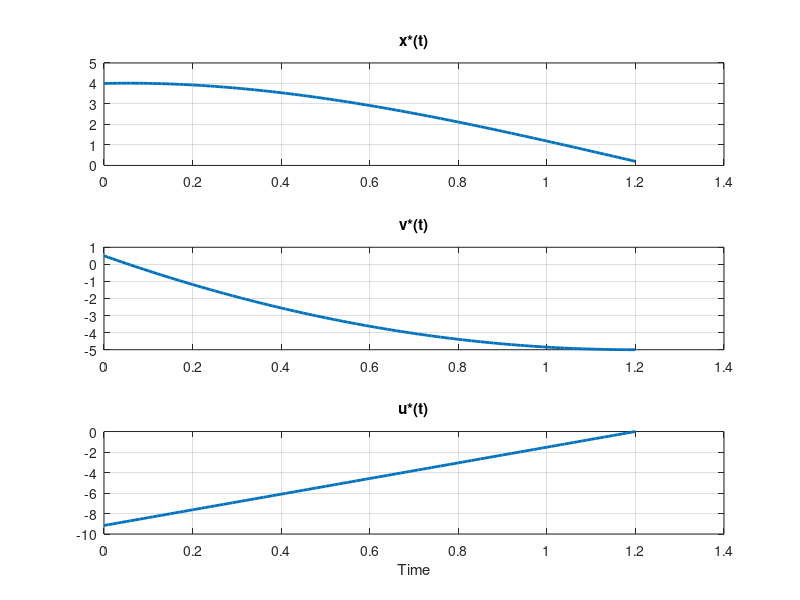

Recreate this plot in MATLAB. (Note: this script raises an error after producing the figure.)
% HW 6 

clear; clc 
set(groot,'defaultAxesXGrid','on')
set(groot,'defaultAxesYGrid','on')
set(groot, 'defaultLineLineWidth', 2)

%% Problem 1.2

% initial states 
x0 = 4; 
v0 = 0.5; 
T = 1.2; 

% ------------------------------------------------------------------------
% Problem 1.2a: intercept problem 

% find sigma x 
x_T = 0.2; 
sig_x_i = ( (v0*T + x0)/x_T - 1 ) * 6/T^3; 
sig_v_i = 0; 

% xstar, vstar, ustar trajectories 
dt = 0.01; 
t_ir = [0 : dt : T]; 
xstar_i = 1/12 * sig_x_i * x_T * t_ir.^3 ... 
    - 1/4 * sig_x_i * x_T * T * t_ir.^2 ... 
    + v0*t_ir + x0 ; 
vstar_i = 1/4 * sig_x_i * x_T * t_ir.^2 ... 
    - 1/2 * sig_x_i * x_T * T * t_ir ... 
    + v0; 
ustar_i = 1/2 * ( sig_x_i * x_T * t_ir ... 
    - sig_x_i * x_T * T ); 

% control effort 
ustar2_i = ustar_i.^2; 
ustar2_i_T = trapz(ustar2_i) * dt; 

ftitle = 'Intercept Problem'; 
figure('name', ftitle) 
    subplot(3,1,1) 
        plot(t_ir, xstar_i); 
        title('x*(t)')
    subplot(3,1,2) 
        plot(t_ir, vstar_i);
        title('v*(t)') 
    subplot(3,1,3) 
        plot(t_ir, ustar_i); 
        title('u*(t)') 
        xlabel('Time') 
    sgtitle(ftitle); 

% ------------------------------------------------------------------------
% Problem 1.2b: rendezvous problem 

% find sigma x, v 
x_T = 0.2; 
v_T = -0.1; 
A = [   1/6*x_T*T^3     1/4*v_T*T^2 ; 
        1/4*x_T*T^2     1/2*v_T*T   ];
b = [   v0*T + x0 - x_T; 
        v0 - v_T]; 
sig_xv = A^-1*b; 
sig_x_r = sig_xv(1); 
sig_v_r = sig_xv(2); 

% xstar, vstar, ustar trajectories 
xstar_r = 1/12 * sig_x_r * x_T * t_ir.^3 ... 
    - 1/4 * sig_x_r * x_T * T * t_ir.^2 ... 
    - 1/4 * sig_v_r * v_T * t_ir.^2 ... 
    + v0*t_ir + x0; 
vstar_r = 1/4 * sig_x_r * x_T * t_ir.^2 ... 
    - 1/2 * sig_x_r * x_T * T * t_ir ... 
    - 1/2 * sig_v_r * v_T * t_ir + v0; 
ustar_r = 1/2 * ( ( sig_x_r * x_T ) * t_ir ... 
    - sig_x_r * x_T * T ... 
    - sig_v_r * v_T ); 

% control effort 
ustar2_r = ustar_r.^2; 
ustar2_r_T = trapz(ustar2_r) * dt; 

ftitle = 'Rendezvous Problem'; 
figure('name', ftitle) 
    subplot(3,1,1) 
        plot(t_ir, xstar_r); 
        title('x*(t)')
    subplot(3,1,2) 
        plot(t_ir, vstar_r);
        title('v*(t)') 
    subplot(3,1,3) 
        plot(t_ir, ustar_r); 
        title('u*(t)') 
        xlabel('Time') 
    sgtitle(ftitle); 

    
%% Problem 1.3: Finite-Horizon LQR approach: intercept 

% dynamics 
A = [0 1; 0 0 ]; 
B = [0 1]'; 

% LQR matrices 
M = [sig_x_i, 0; 0, sig_v_i]; 
Q = zeros(2); 
R = 1;
    
% intercept 
[t_i, u_i, x_i, P_i, H_i] = intRiccati(M, A, B, Q, R, T, x0, v0); 

% rendezvous 
M = [sig_x_r, 0; 0, sig_v_r]; 
[t_r, u_r, x_r, P_r, H_r] = intRiccati(M, A, B, Q, R, T, x0, v0); 

n = 4; p = 2; 
figure()

    subplot(n,p,1) 
        plot(t_ir, ustar_i, t_i, u_i, '--')
        title({'Intercept'; 'u*(t)'}) 
        legend('classical', 'Riccati', 'location', 'best')
    subplot(n,p,3) 
        plot(t_ir, vstar_i, t_i, x_i(:,2), '--') 
        title('v*(t)') 
    subplot(n,p,5) 
        plot(t_ir, xstar_i, t_i, x_i(:,1), '--') 
        title('x*(t)') 
    subplot(n,p,7)
        plot(t_i, H_i)
        title('H*(t)')
        
    subplot(n,p,2) 
        plot(t_ir, ustar_r, t_r, u_r, '--')
        title({'Rendezvous'; 'u*(t)'}) 
        legend('classical', 'Riccati', 'location', 'best')
    subplot(n,p,4) 
        plot(t_ir, vstar_r, t_r, x_r(:,2), '--') 
        title('v*(t)') 
    subplot(n,p,6) 
        plot(t_ir, xstar_r, t_r, x_r(:,1), '--') 
        title('x*(t)') 
    subplot(n,p,8)
        plot(t_r, H_r)
        title('H*(t)')

        %% Homework 2 Question 2
%% Cart Pole Problem
clear all;
close all;

% define initial condition
x0  = [0,0,1,0]';

% define constants 
M   = 2;
m   = 1;
L   = 0.5;
g   = 9.81;

% define A
A   = [0,   1,      0,              0;
       0,   0,      -(m*g)/M,       0;
       0,   0,      0,              1;
       0,   0,      g*(M+m)/(M*L),  0];

% define B
B   = [ 0;
        1/M;   
        0;  
        -1/(M*L)];

C   = [1,   0,      0,      0;
       0,   0,      1,      0];

D   = 0;

%% Part 2.1

%% Prine LQR Gain Matrix 
%  Print out the LQR gain matrix, K∞_LQR , 
%  and the eigenvalues of A ̃ = A − BK∞
%  For Q = diag(1, 1, 5, 5), R = 1

% Define Q and R
Q = diag([1, 1, 5, 5]);
R = 1;

%% Find optimal gain K∞

[K_LQR, S, eVal] = lqr(A,B,Q,R);

Atilde    = (A - B*K_LQR);

disp("Part 1:");
K_LQR
disp("EigenValues of Atilde: " );
eVal


%% Part B

% Define Q and R
Q = diag([1, 1, 10, 10]);
R = 15;


[K_LQR, S, eVal] = lqr(A,B,Q,R);

Atilde    = (A - B*K_LQR);

disp("Part 2:");
K_LQR
disp("EigenValues of Atilde: " );
eVal


% define time interval
t    = 0:0.01:40;
XMat = [];
uMat = [];

% propagate state - since system is LTI, we can find the paticular solution
% such that x(t) = PHI(t,t0)*x0 so use the state transition matrix to
% propage the state forward and also solve for the associated control input
for ii=1:numel(t)
    xk = expm(Atilde*t(ii))*x0;
    uk = -K_LQR * xk;

    XMat = [XMat xk];
    uMat = [uMat uk];
end

ylabels = {'$x$','$\dot{x}$', '$\theta$','$\dot{\theta}$'};

figure(1);

for jj=1:size(XMat,1)
        ax = subplot(2,2,jj);
        plot(t,XMat(jj,:))
        xlabel('Time (s)')
        ylabel(ylabels{jj},'Interpreter','Latex')
        grid on;
end
        
        

%% subfunctions 

function [t, u, x, p, H] = intRiccati(M, A, B, Q, R, T, x0, v0)

    % set ode45 params 
    rel_tol = 1e-14;         % 1e-14 accurate; 1e-6 coarse 
    abs_tol = 1e-14; 
    options = odeset('reltol', rel_tol, 'abstol', abs_tol ); 

    % solve matrix Riccati ODE (backwards) 
    Pf = M; 
    [t, Prow] = ode45(@(t, P) mRiccatiEq(t, P, A, B, Q, R), [T 0], Pf, options); 
    t = flip(t); 
    Prow = flip(Prow); 

    % get H, x, p, u 
    xk = [x0; v0]; 
    for i = 2:length(t)

        xkm1 = xk; 
        P = Prow(i,:); 
        P = reshape(P, size(A)); 

        K = inv(R) * B' * P; 

        Atilde = [0 1; -K(1), -K(2)]; 
        if i == 1
            [~, xk] = ode45(@(t, x) Atilde*x, [t(i) t(i+1)], xkm1); 
        else
            [~, xk] = ode45(@(t, x) Atilde*x, [t(i-1) t(i)], xkm1); 
        end 
        xk = xk(end,:)'; 

        pk = -2*P*xk; 
        uk = - K * xk; 
        H(i,:) = pk' * [A*xk + B*uk] - xk'*Q*xk - uk'*R*uk;

        x(i,:) = xk; 
        p(i,:) = pk; 
        u(i,:) = uk; 

    end 

end 

function dPdt = mRiccatiEq(t, P, A, B, Q, R)

P    = reshape(P, size(A)); 
dPdt = - ( P*A + A'*P + Q - P*B*inv(R)*B'*P ); 
dPdt = dPdt(:); 

end 

function dPdt = mRiccati(t, P, A, B, Q)
P = reshape(P, size(A)); %Convert from "n^2"-by-1 to "n"-by-"n"
dPdt = A.'*P + P*A - P*B*B.'*P + Q; %Determine derivative
dPdt = dPdt(:); %Convert from "n"-by-"n" to "n^2"-by-1
end 





